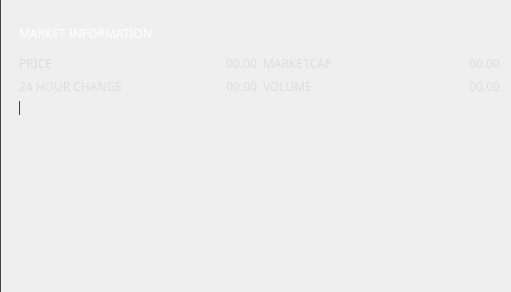
          <widget class="QGroupBox" name="ov_marketBox">
           <property name="sizePolicy">
            <sizepolicy hsizetype="Expanding" vsizetype="Expanding">
             <horstretch>0</horstretch>
             <verstretch>0</verstretch>
            </sizepolicy>
           </property>
           <property name="maximumSize">
            <size>
             <width>16777215</width>
             <height>16777215</height>
            </size>
           </property>
           <property name="styleSheet">
            <string notr="true">border: none;
border-left: 1px solid #444;
</string>
           </property>
           <property name="title">
            <string/>
           </property>
           <layout class="QGridLayout" name="gridLayout_14">
            <property name="leftMargin">
             <number>18</number>
            </property>
            <property name="topMargin">
             <number>18</number>
            </property>
            <property name="bottomMargin">
             <number>0</number>
            </property>
            <item row="1" column="0">
             <widget class="QLabel" name="label_12">
              <property name="sizePolicy">
               <sizepolicy hsizetype="Preferred" vsizetype="Preferred">
                <horstretch>0</horstretch>
                <verstretch>0</verstretch>
               </sizepolicy>
              </property>
              <property name="maximumSize">
               <size>
                <width>16777215</width>
                <height>31</height>
               </size>
              </property>
              <property name="font">
               <font>
                <family>Poppins</family>
               </font>
              </property>
              <property name="styleSheet">
               <string notr="true">color: #ddd;
background: transparent;


border: none;</string>
              </property>
              <property name="text">
               <string>PRICE</string>
              </property>
             </widget>
            </item>
            <item row="1" column="1">
             <widget class="QLabel" name="m_ccx">
              <property name="sizePolicy">
               <sizepolicy hsizetype="Preferred" vsizetype="Preferred">
                <horstretch>0</horstretch>
                <verstretch>0</verstretch>
               </sizepolicy>
              </property>
              <property name="maximumSize">
               <size>
                <width>16777215</width>
                <height>31</height>
               </size>
              </property>
              <property name="font">
               <font>
                <family>Poppins</family>
               </font>
              </property>
              <property name="styleSheet">
               <string notr="true">color: #ddd;
background: transparent;


border: none;</string>
              </property>
              <property name="text">
               <string notr="true">00.00</string>
              </property>
              <property name="alignment">
               <set>Qt::AlignRight|Qt::AlignTrailing|Qt::AlignVCenter</set>
              </property>
             </widget>
            </item>
            <item row="1" column="2">
             <widget class="QLabel" name="label_9">
              <property name="sizePolicy">
               <sizepolicy hsizetype="Preferred" vsizetype="Preferred">
                <horstretch>0</horstretch>
                <verstretch>0</verstretch>
               </sizepolicy>
              </property>
              <property name="maximumSize">
               <size>
                <width>16777215</width>
                <height>31</height>
               </size>
              </property>
              <property name="font">
               <font>
                <family>Poppins</family>
               </font>
              </property>
              <property name="styleSheet">
               <string notr="true">color: #ddd;
background: transparent;


border: none;</string>
              </property>
              <property name="text">
               <string>MARKETCAP</string>
              </property>
             </widget>
            </item>
            <item row="1" column="3">
             <widget class="QLabel" name="m_marketCap">
              <property name="sizePolicy">
               <sizepolicy hsizetype="Preferred" vsizetype="Preferred">
                <horstretch>0</horstretch>
                <verstretch>0</verstretch>
               </sizepolicy>
              </property>
              <property name="maximumSize">
               <size>
                <width>16777215</width>
                <height>31</height>
               </size>
              </property>
              <property name="font">
               <font>
                <family>Poppins</family>
               </font>
              </property>
              <property name="styleSheet">
               <string notr="true">color: #ddd;
background: transparent;


border: none;</string>
              </property>
              <property name="text">
               <string notr="true">00.00</string>
              </property>
              <property name="alignment">
               <set>Qt::AlignRight|Qt::AlignTrailing|Qt::AlignVCenter</set>
              </property>
             </widget>
            </item>
            <item row="2" column="0">
             <widget class="QLabel" name="label_11">
              <property name="sizePolicy">
               <sizepolicy hsizetype="Preferred" vsizetype="Preferred">
                <horstretch>0</horstretch>
                <verstretch>0</verstretch>
               </sizepolicy>
              </property>
              <property name="maximumSize">
               <size>
                <width>16777215</width>
                <height>31</height>
               </size>
              </property>
              <property name="font">
               <font>
                <family>Poppins</family>
               </font>
              </property>
              <property name="styleSheet">
               <string notr="true">color: #ddd;
background: transparent;


border: none;</string>
              </property>
              <property name="text">
               <string>24 HOUR CHANGE</string>
              </property>
             </widget>
            </item>
            <item row="2" column="1">
             <widget class="QLabel" name="m_24hChange">
              <property name="sizePolicy">
               <sizepolicy hsizetype="Preferred" vsizetype="Preferred">
                <horstretch>0</horstretch>
                <verstretch>0</verstretch>
               </sizepolicy>
              </property>
              <property name="maximumSize">
               <size>
                <width>16777215</width>
                <height>31</height>
               </size>
              </property>
              <property name="font">
               <font>
                <family>Poppins</family>
               </font>
              </property>
              <property name="styleSheet">
               <string notr="true">color: #ddd;
background: transparent;


border: none;</string>
              </property>
              <property name="text">
               <string notr="true">00.00</string>
              </property>
              <property name="alignment">
               <set>Qt::AlignRight|Qt::AlignTrailing|Qt::AlignVCenter</set>
              </property>
             </widget>
            </item>
            <item row="2" column="2">
             <widget class="QLabel" name="label_7">
              <property name="sizePolicy">
               <sizepolicy hsizetype="Preferred" vsizetype="Preferred">
                <horstretch>0</horstretch>
                <verstretch>0</verstretch>
               </sizepolicy>
              </property>
              <property name="maximumSize">
               <size>
                <width>16777215</width>
                <height>31</height>
               </size>
              </property>
              <property name="font">
               <font>
                <family>Poppins</family>
               </font>
              </property>
              <property name="styleSheet">
               <string notr="true">color: #ddd;
background: transparent;


border: none;</string>
              </property>
              <property name="text">
               <string>VOLUME</string>
              </property>
             </widget>
            </item>
            <item row="2" column="3">
             <widget class="QLabel" name="m_volume">
              <property name="sizePolicy">
               <sizepolicy hsizetype="Preferred" vsizetype="Preferred">
                <horstretch>0</horstretch>
                <verstretch>0</verstretch>
               </sizepolicy>
              </property>
              <property name="maximumSize">
               <size>
                <width>16777215</width>
                <height>31</height>
               </size>
              </property>
              <property name="font">
               <font>
                <family>Poppins</family>
               </font>
              </property>
              <property name="styleSheet">
               <string notr="true">color: #ddd;
background: transparent;


border: none;</string>
              </property>
              <property name="text">
               <string notr="true">00.00</string>
              </property>
              <property name="alignment">
               <set>Qt::AlignRight|Qt::AlignTrailing|Qt::AlignVCenter</set>
              </property>
             </widget>
            </item>
            <item row="3" column="0" rowspan="8" colspan="4">
             <widget class="QLabel" name="m_chart_2">
              <property name="sizePolicy">
               <sizepolicy hsizetype="Expanding" vsizetype="Expanding">
                <horstretch>0</horstretch>
                <verstretch>0</verstretch>
               </sizepolicy>
              </property>
              <property name="styleSheet">
               <string notr="true">border: none;</string>
              </property>
              <property name="text">
               <string/>
              </property>
             </widget>
            </item>
            <item row="3" column="0">
             <widget class="QPushButton" name="chartButton">
              <property name="text">
               <string/>
              </property>
              <property name="icon">
               <iconset resource="../../resources.qrc">
                <normaloff>:/icons/tx-mined</normaloff>:/icons/tx-mined</iconset>
              </property>
             </widget>
            </item>
            <item row="3" column="0" rowspan="8" colspan="4">
             <widget class="QLabel" name="m_chart">
              <property name="sizePolicy">
               <sizepolicy hsizetype="Expanding" vsizetype="Expanding">
                <horstretch>0</horstretch>
                <verstretch>0</verstretch>
               </sizepolicy>
              </property>
              <property name="minimumSize">
               <size>
                <width>481</width>
                <height>191</height>
               </size>
              </property>
              <property name="styleSheet">
               <string notr="true">border: none;</string>
              </property>
              <property name="text">
               <string/>
              </property>
             </widget>
            </item>
            <item row="0" column="0" colspan="3">
             <widget class="QLabel" name="title_marketInformation">
              <property name="minimumSize">
               <size>
                <width>250</width>
                <height>31</height>
               </size>
              </property>
              <property name="maximumSize">
               <size>
                <width>300</width>
                <height>31</height>
               </size>
              </property>
              <property name="font">
               <font>
                <family>Poppins</family>
               </font>
              </property>
              <property name="styleSheet">
               <string notr="true">color: #fff;
background: transparent;
border: none;
text-align: left;
</string>
              </property>
              <property name="text">
               <string>MARKET INFORMATION</string>
              </property>
             </widget>
            </item>
           </layout>
           <zorder>m_volume</zorder>
           <zorder>m_marketCap</zorder>
           <zorder>m_ccx</zorder>
           <zorder>label_12</zorder>
           <zorder>m_24hChange</zorder>
           <zorder>label_7</zorder>
           <zorder>label_9</zorder>
           <zorder>label_11</zorder>
           <zorder>chartButton</zorder>
           <zorder>m_chart_2</zorder>
           <zorder>title_marketInformation</zorder>
           <zorder>m_chart</zorder>
          </widget>
